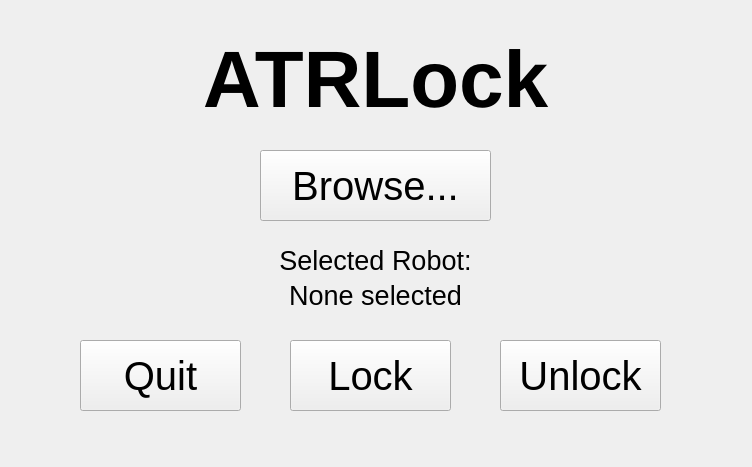
<?xml version="1.0" encoding="UTF-8"?>
<ui version="4.0">
 <class>MainWindow</class>
 <widget class="QMainWindow" name="MainWindow">
  <property name="geometry">
   <rect>
    <x>0</x>
    <y>0</y>
    <width>752</width>
    <height>467</height>
   </rect>
  </property>
  <property name="sizePolicy">
   <sizepolicy hsizetype="Preferred" vsizetype="Preferred">
    <horstretch>0</horstretch>
    <verstretch>0</verstretch>
   </sizepolicy>
  </property>
  <property name="contextMenuPolicy">
   <enum>Qt::DefaultContextMenu</enum>
  </property>
  <property name="windowTitle">
   <string>ATRLock v0.1</string>
  </property>
  <widget class="QWidget" name="centralWidget">
   <widget class="QPushButton" name="pushButton">
    <property name="geometry">
     <rect>
      <x>290</x>
      <y>340</y>
      <width>161</width>
      <height>71</height>
     </rect>
    </property>
    <property name="font">
     <font>
      <pointsize>30</pointsize>
     </font>
    </property>
    <property name="text">
     <string>Lock</string>
    </property>
   </widget>
   <widget class="QPushButton" name="pushButton_2">
    <property name="geometry">
     <rect>
      <x>80</x>
      <y>340</y>
      <width>161</width>
      <height>71</height>
     </rect>
    </property>
    <property name="font">
     <font>
      <pointsize>30</pointsize>
     </font>
    </property>
    <property name="text">
     <string>Quit</string>
    </property>
    <property name="flat">
     <bool>false</bool>
    </property>
   </widget>
   <widget class="QLabel" name="label">
    <property name="geometry">
     <rect>
      <x>20</x>
      <y>30</y>
      <width>711</width>
      <height>101</height>
     </rect>
    </property>
    <property name="text">
     <string>&lt;html&gt;&lt;head/&gt;&lt;body&gt;&lt;p&gt;&lt;span style=&quot; font-size:60pt; font-weight:600;&quot;&gt;ATRLock&lt;/span&gt;&lt;/p&gt;&lt;/body&gt;&lt;/html&gt;</string>
    </property>
    <property name="scaledContents">
     <bool>true</bool>
    </property>
    <property name="alignment">
     <set>Qt::AlignCenter</set>
    </property>
   </widget>
   <widget class="QPushButton" name="pushButton_3">
    <property name="geometry">
     <rect>
      <x>260</x>
      <y>150</y>
      <width>231</width>
      <height>71</height>
     </rect>
    </property>
    <property name="font">
     <font>
      <pointsize>30</pointsize>
     </font>
    </property>
    <property name="text">
     <string>Browse...</string>
    </property>
   </widget>
   <widget class="QLabel" name="label_2">
    <property name="geometry">
     <rect>
      <x>20</x>
      <y>240</y>
      <width>711</width>
      <height>41</height>
     </rect>
    </property>
    <property name="font">
     <font>
      <pointsize>20</pointsize>
     </font>
    </property>
    <property name="text">
     <string>Selected Robot:</string>
    </property>
    <property name="alignment">
     <set>Qt::AlignCenter</set>
    </property>
   </widget>
   <widget class="QLabel" name="label_3">
    <property name="geometry">
     <rect>
      <x>20</x>
      <y>280</y>
      <width>711</width>
      <height>31</height>
     </rect>
    </property>
    <property name="font">
     <font>
      <pointsize>20</pointsize>
     </font>
    </property>
    <property name="text">
     <string>None selected</string>
    </property>
    <property name="alignment">
     <set>Qt::AlignHCenter|Qt::AlignTop</set>
    </property>
   </widget>
   <widget class="QPushButton" name="pushButton_4">
    <property name="geometry">
     <rect>
      <x>500</x>
      <y>340</y>
      <width>161</width>
      <height>71</height>
     </rect>
    </property>
    <property name="font">
     <font>
      <pointsize>30</pointsize>
     </font>
    </property>
    <property name="text">
     <string>Unlock</string>
    </property>
   </widget>
  </widget>
 </widget>
 <layoutdefault spacing="6" margin="11"/>
 <resources/>
 <connections/>
</ui>
